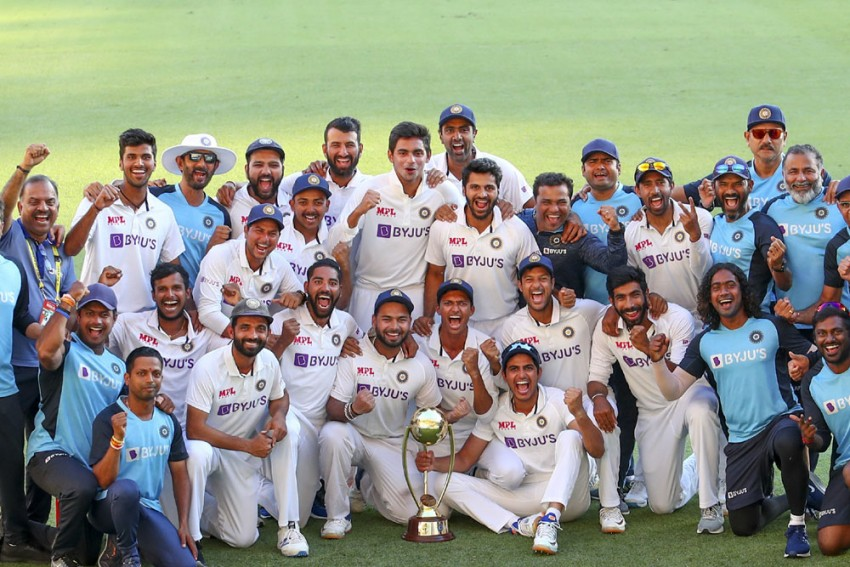
#> input picture image_examples/India-Win-Test-AP-Gabba_570_850.jpg, 850 x 567 px
$ python -i something_very_cool.py   (imports and definitions only)
#> lines starting #> are read from the running program, lines starting #| are printed output that depends on the picture; after the words box and inside, x2 and y2 are one past the last pixel; in counts of white or black regions, pixels touching at a corner belong together
#> further down, picture is the input picture: shape (567, 850, 3); mean B, G, R 136.4, 148, 143.7
###### Capture and mouse draw rectangle from webcam and sketch process it in a live feed. ######

import numpy as np
import cv2
import matplotlib.pyplot as plt


def sketch_transform(image):
    # Converting to grayscale image.
    image_grayscale = cv2.cvtColor(image, cv2.COLOR_BGR2GRAY)
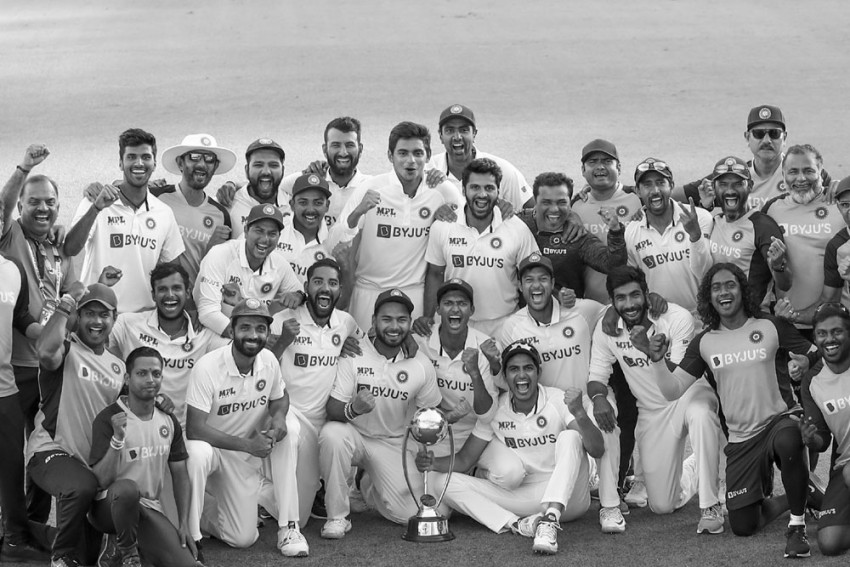
#> image_grayscale: shape (567, 850); min 0, max 255, mean 145.4
    image_grayscale_blurred = cv2.GaussianBlur(image_grayscale, (7, 7), 0)
    # Canny function finds edges in the image.
    image_canny = cv2.Canny(image_grayscale_blurred, 10, 80)
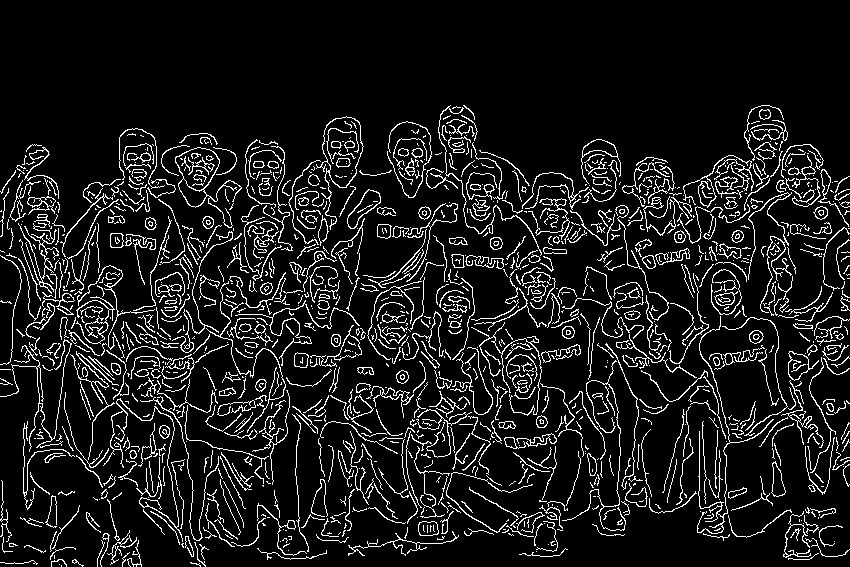
#> image_canny: shape (567, 850); 10.1% white in thin lines or dots, all inside (x1, y1, x2, y2) = (0, 105, 850, 567)
    _, mask = image_canny_imverted = cv2.threshold(
        image_canny, 30, 255, cv2.THRESH_BINARY_INV)
    return mask


# [32 lines not run here, left out]

>>> import cv2
>>> picture = cv2.imread('image_examples/India-Win-Test-AP-Gabba_570_850.jpg')
>>> result = sketch_transform(picture)

$ run again, on image_examples/Trump.jpg
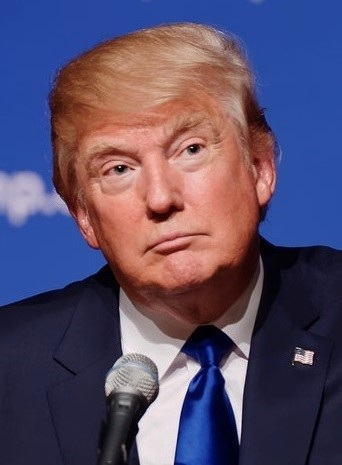
#> input picture image_examples/Trump.jpg, 342 x 465 px
#> picture is the input picture: shape (465, 342, 3); mean B, G, R 104.9, 77.8, 89.5
#> in sketch_transform, `image_grayscale = cv2.cvtColor(image, cv2.COLOR_BGR2GRAY)`:
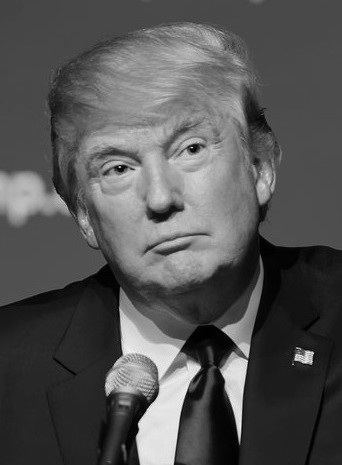
#> image_grayscale: shape (465, 342); min 0, max 252, mean 84.4
#> in sketch_transform, `image_canny = cv2.Canny(image_grayscale_blurred, 10, 80)`:
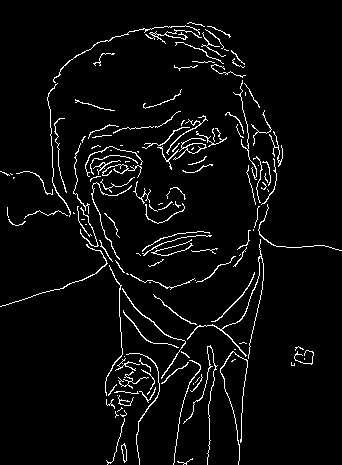
#> image_canny: shape (465, 342); 4.4% white in thin lines or dots
#> mask: shape (465, 342); 95.6% white; black in thin lines or dots

$ run again, on image_examples/elephant.jpg
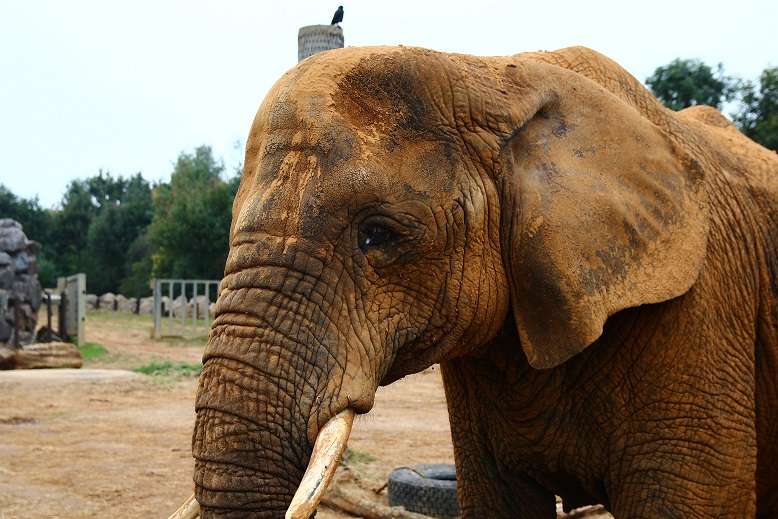
#> input picture image_examples/elephant.jpg, 778 x 519 px
#> picture is the input picture: shape (519, 778, 3); mean B, G, R 95.2, 117.2, 135.3
#> in sketch_transform, `image_grayscale = cv2.cvtColor(image, cv2.COLOR_BGR2GRAY)`:
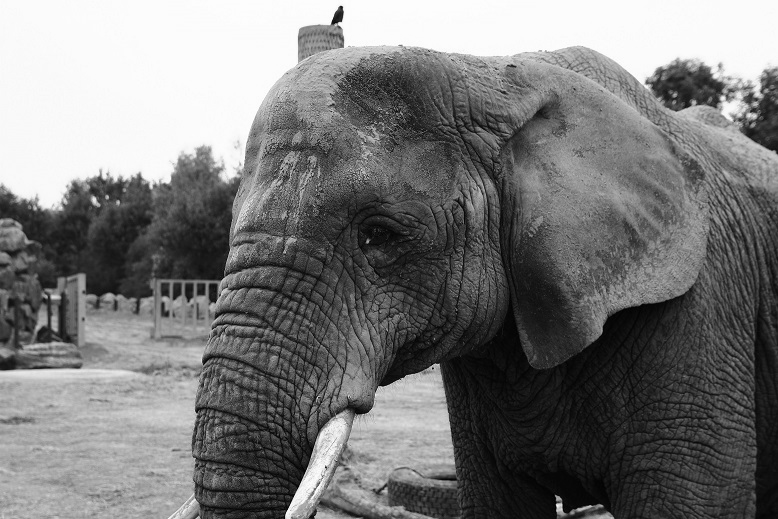
#> image_grayscale: shape (519, 778); min 0, max 255, mean 120.1
#> in sketch_transform, `image_canny = cv2.Canny(image_grayscale_blurred, 10, 80)`:
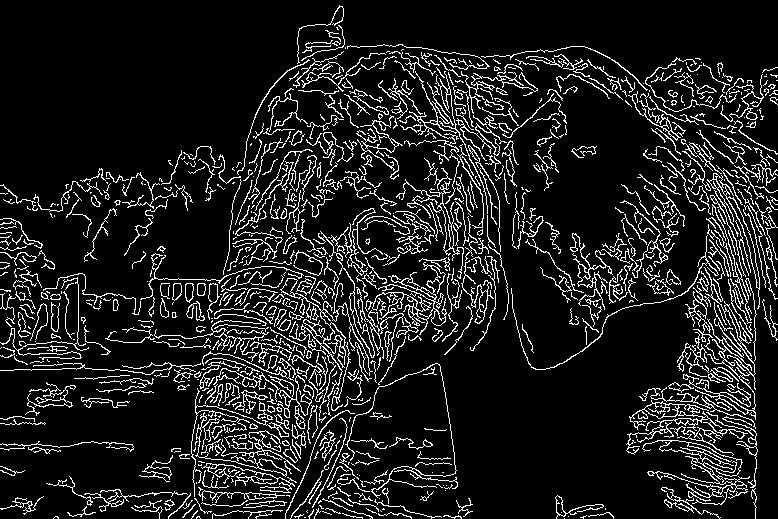
#> image_canny: shape (519, 778); 11.7% white in thin lines or dots
#> mask: shape (519, 778); 88.3% white; black in thin lines or dots
